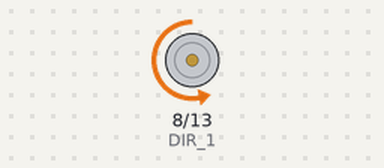
Simulated run of this sketch. Board: Arduino Uno, built with avr-gcc and run on an emulated ATmega328P. Parts: motor-driver pin pairs drawn as motors (green arrow = first pin HIGH = forward, orange = second pin HIGH = backward, longer = more drive, scaled by the enable pin). What the sketch prints to the serial monitor is not drawn.

Above: at 0.4 s.
At 40.4 s:
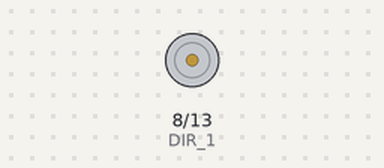
Timing chart, 0 to 41.9 s (numbered marks = the images above):
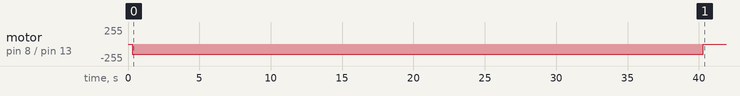

The sketch:

squeezeAndRelease.ino
```cpp
// To use it, open serial monitor and type a distance in, inputs can be "2","10", "-33" etc.


//Used Pins
const int encoder0PinA = 18; //Channel A of the encoder
const int encoder0PinB = 19; //Channel B of the encoder
const int PWM_A = 11;  //PWM for signal control
const int DIR_1 = 8;  //Direction Control
const int DIR_2 = 13;  //Direction control
const int PressureSensor = 62;  // Analog input from pressure sensor

//For debouncing
unsigned long A_last_button_time = 0;
unsigned long A_button_time = 0;
int Debounce_time = 0; // Time between trips of encoder are allowed in microsecounds

int A_count = 0; //Position with Respect to srart
int saved_A = 6666;

int motor_pwm = 150; // How much power to move, 0-255 range

//int distances[] = {50, -50, 50 -50, 50, -50, 50 -50, 50, -50, 50 -50, 50, -50, 50 -50, 50, -50, 50 -50, 50, -50, 50 -50, 50, -50, 50 -50, 50, -50, 50 -50, 50, -50, 50 -50, 50, -50, 50 -50, 100, -100, 200, -200, 300, -300, 700, -700, 1500, -1500};
int distances[] = {30, -30, 30, -30, 30, -30, 30, -30, 30, -30, 30, -30, 30, -30, 30, -30, 30, -30, 30, -30, 30, -30, 30, -30, 30, -30, 30, -30, 30, -30, 30, -30, 30, -30, 30, -30, 30, -30, 30, -30,-6731,-6732};
int dummy = 0;

//Threshold when the inital squeez stops
//const int Sensor_thresh = 48;
int Sensor_thresh = 0;
int initial_squeeze_enc = 0;


//Squeezing action variables
int SA_initial_sensor = 0;
int SA_initial_A_count = 0;

int SA_sensor_threshold_delta = 5;//force to stop presqueeze
int SA_sensor_measurement_delta = 8;// max force squeeze
int SA_max_squeeze_distance = 500;

int SA_pre_squeeze_A = 0;


void setup() {
  pinMode(PWM_A, OUTPUT);
  pinMode(DIR_1, OUTPUT);
  pinMode(DIR_2, OUTPUT);
  Serial.begin(115200);
  Serial.println("Hello");
  attachInterrupt(digitalPinToInterrupt(encoder0PinA), A_Channel_Incrementor, FALLING); //Interrupt on A channel
  delay(300);
  analogWrite(PWM_A, motor_pwm);
  digitalWrite(DIR_1, LOW);
  digitalWrite(DIR_2, HIGH);
  Serial.println("Squeezing  now");
  delay(40000);
  Serial.println("End of squeezing");

  //6.Usqueeze to position(?) or completely open(?)
  int goal = 0;
  int distance = goal - A_count;
  if(distance > 0){
    //Go forward outputs
    analogWrite(PWM_A, motor_pwm);
    digitalWrite(DIR_1, LOW);
    digitalWrite(DIR_2, HIGH);
  }else{
    //Outputs to go back
    analogWrite(PWM_A, motor_pwm);
    digitalWrite(DIR_1, LOW);
    digitalWrite(DIR_2, LOW);
  }
  do{
    Serial.println("Needed for some reason");
    Serial.println("G:" + String(goal) + ", Current: " + String(A_count));
    if(abs(goal - A_count) < 60){
      analogWrite(PWM_A, 0.8*motor_pwm);
    }
    if(abs(goal - A_count) < 40){
      analogWrite(PWM_A, 0.5*motor_pwm);
    }
    if(abs(goal - A_count) < 20){
      analogWrite(PWM_A, 0.3*motor_pwm);
    }
  }while(A_count != goal);
  analogWrite(PWM_A, 0);


}


void loop() {
  // put your main code here, to run repeatedly:
  Serial.println("Looping");

}


//Called by the Interrupt for A_Rising
void A_Channel_Incrementor(){
  //Serial.println("Interrupt here");
  //delay(0);
  A_button_time = micros();//millis() //millisecconds

  //check to see if increment() was called in the last 100 microseconds
  if (A_button_time - A_last_button_time > Debounce_time)
  {
    //Serial.println("A: " + String(digitalRead(encoder0PinA)) + ", B:" + String(digitalRead(encoder0PinB)));
    //On falling edge of channel A, use the state of B to determine direction.
    if (digitalRead(encoder0PinB) == HIGH) {
        //Serial.println(A_count);
        A_count = A_count + 1;
    }
    else{
      A_count = A_count - 1;
    }
    //Serial.println("Ticks counted: " + String(A_count));
    A_last_button_time = A_button_time;
  }
  //Serial.println(A_count);
}
```
